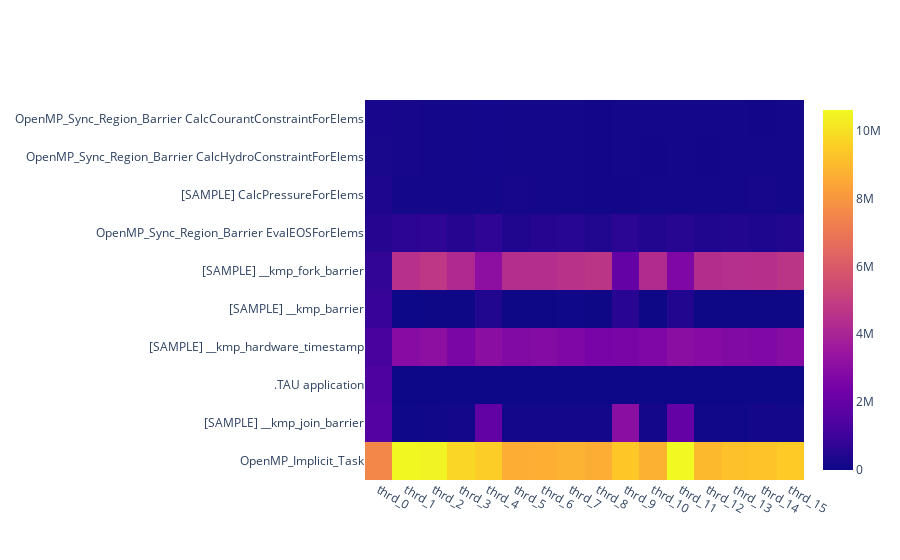

This figure's notebook cell:
### Code cell
show_heat_map_single_call(data, num_threads)

### Figure 1 — Plotly figure (JSON) as saved in the notebook; plotly's stock layout.template omitted (floating-point values rounded to 4 significant figures; data arrays with more than 128 entries replaced by an {"elided": "..."} marker saying what was removed)
{"data": [{"type": "heatmap", "x": ["thrd_0", "thrd_1", "thrd_2", "thrd_3", "thrd_4", "thrd_5", "thrd_6", "thrd_7", "thrd_8", "thrd_9", "thrd_10", "thrd_11", "thrd_12", "thrd_13", "thrd_14", "thrd_15"], "y": [" OpenMP_Implicit_Task", "[SAMPLE] __kmp_join_barrier", " .TAU application", "[SAMPLE] __kmp_hardware_timestamp", "[SAMPLE] __kmp_barrier", "[SAMPLE] __kmp_fork_barrier", " OpenMP_Sync_Region_Barrier EvalEOSForElems", "[SAMPLE] CalcPressureForElems", " OpenMP_Sync_Region_Barrier CalcHydroConstraintForElems", " OpenMP_Sync_Region_Barrier CalcCourantConstraintForElems"], "z": {"elided": "10x16 int values"}}], "layout": {}}
